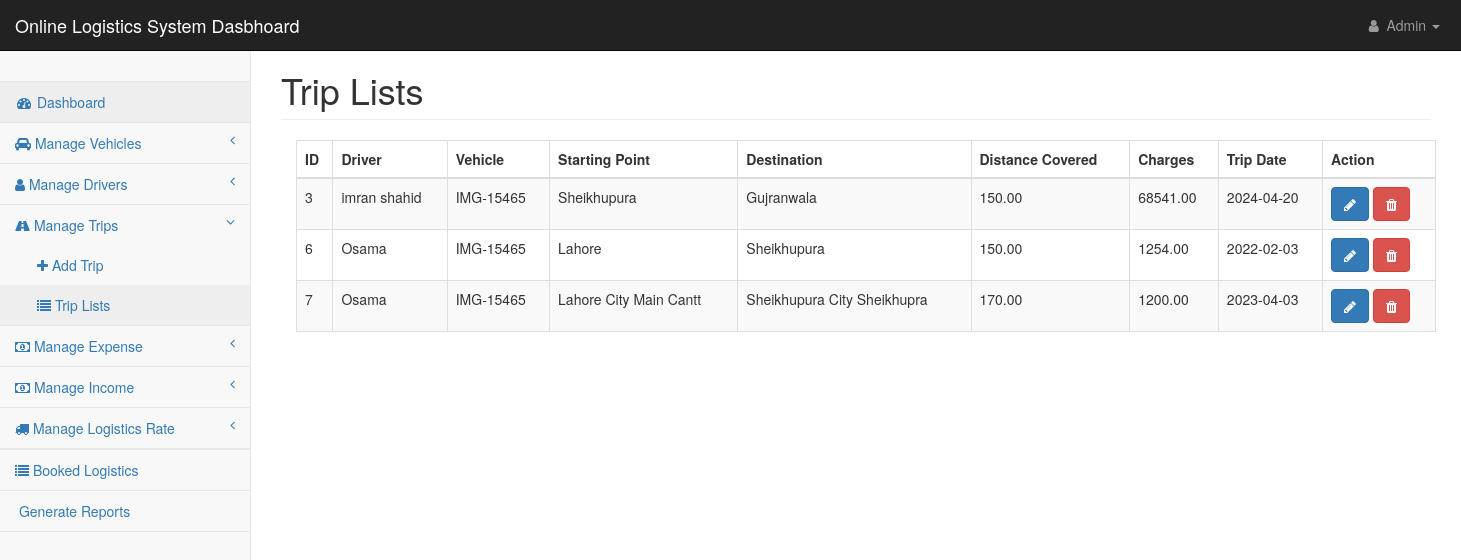
The page /admin/dashboard/trip-lists.php (signed in) on the database its author committed.
### tables this page shows
CREATE TABLE `trips` (
  `id` int(11) NOT NULL,
  `driver_id` int(11) NOT NULL,
  `vehicle_id` int(11) NOT NULL,
  `starting_point` varchar(255) NOT NULL,
  `destination` varchar(255) NOT NULL,
  `distance_covered` decimal(10,2) NOT NULL,
  `charges` decimal(10,2) NOT NULL,
  `trip_date` date NOT NULL,
  `created_at` timestamp NOT NULL DEFAULT current_timestamp(),
  `updated_at` timestamp NOT NULL DEFAULT current_timestamp() ON UPDATE current_timestamp()
);

CREATE TABLE `drivers` (
  `id` int(11) NOT NULL,
  `name` varchar(100) NOT NULL,
  `email` varchar(100) NOT NULL,
  `phone` varchar(20) NOT NULL,
  `license_number` varchar(50) NOT NULL,
  `address` varchar(255) DEFAULT NULL,
  `created_at` timestamp NOT NULL DEFAULT current_timestamp(),
  `updated_at` timestamp NOT NULL DEFAULT current_timestamp() ON UPDATE current_timestamp()
);

CREATE TABLE `vehicles` (
  `id` int(11) NOT NULL,
  `model` varchar(50) NOT NULL,
  `year` int(11) NOT NULL,
  `registration_number` varchar(20) NOT NULL,
  `color` varchar(30) DEFAULT NULL,
  `created_at` timestamp NOT NULL DEFAULT current_timestamp(),
  `updated_at` timestamp NOT NULL DEFAULT current_timestamp() ON UPDATE current_timestamp()
);

### admin/dashboard/trip-lists.php (the view, shortened to what this page needs)
<?php
require_once "header.php";
require_once "sidenav.php";
?>
<div id="page-wrapper">
    <div class="container-fluid">
        <div class="row">
            <div class="col-lg-12">
                <h1 class="page-header">Trip Lists</h1>
            </div>
        </div>
        <div class="container">
            <table id="tripTable" class="table table-striped table-bordered" style="width:100%">
                <thead>
                    <tr>
                        <th>ID</th>
                        <th>Driver</th>
                        <th>Vehicle</th>
                        <th>Starting Point</th>
                        <th>Destination</th>
                        <th>Distance Covered</th>
                        <th>Charges</th>
                        <th>Trip Date</th>
                        <th>Action</th>
                    </tr>
                </thead>
                <tbody>
                    <?php
                    $sql = "SELECT t.*, d.name AS driver_name, v.registration_number AS vehicle_registration
                            FROM trips t
                            JOIN drivers d ON t.driver_id = d.id
                            JOIN vehicles v ON t.vehicle_id = v.id";
                    $result = $conn->query($sql);
                    if ($result->num_rows > 0) {
                        while ($row = $result->fetch_assoc()) {
                    ?>
                            <tr>
                                <td><?php echo $row["id"]; ?></td>
                                <td><?php echo $row["driver_name"]; ?></td>
                                <td><?php echo $row["vehicle_registration"]; ?></td>
                                <td><?php echo $row["starting_point"]; ?></td>
                                <td><?php echo $row["destination"]; ?></td>
                                <td><?php echo $row["distance_covered"]; ?></td>
                                <td><?php echo $row["charges"]; ?></td>
                                <td><?php echo $row["trip_date"]; ?></td>
                                <td>
                                    <a href='update-trip.php?id=<?php echo $row["id"]; ?>' class='btn btn-primary'><i class='fa fa-pencil'></i></a>
                                    <a href='?id=<?php echo $row["id"]; ?>&action=delete' class='btn btn-danger' onclick='return confirm("Are you sure you want to delete this record?");'><i class='fa fa-trash'></i></a>
                                </td>
                            </tr>
                    <?php
                        }
                    } else {
                        echo "<tr><td colspan='9'>No trips found</td></tr>";
                    }
                    ?>
                </tbody>
            </table>
        </div>
    </div>
</div>
<?php
require_once "footer.php";
?>

### admin/dashboard/css/startmin.css (style rules this page uses)
body { background-color: #f8f8f8; }
#page-wrapper { padding-top: 30px; min-height: 568px; background-color: #fff; }
@media (min-width:768px) { #page-wrapper { position: inherit; margin-left: 250px; padding: 30px 15px 0 15px; border-left: 1px solid #e7e7e7; } }

### rows shown on the page
trips: id "3", driver.name "imran shahid", vehicle.registration_number "IMG-15465", starting_point "Sheikhupura", destination "Gujranwala", distance_covered "150.00", charges "68541.00", trip_date "2024-04-20"
trips: id "6", driver.name "Osama", vehicle.registration_number "IMG-15465", starting_point "Lahore", destination "Sheikhupura", distance_covered "150.00", charges "1254.00", trip_date "2022-02-03"
trips: id "7", driver.name "Osama", vehicle.registration_number "IMG-15465", starting_point "Lahore City Main Cantt", destination "Sheikhupura City Sheikhupra", distance_covered "170.00", charges "1200.00", trip_date "2023-04-03"
